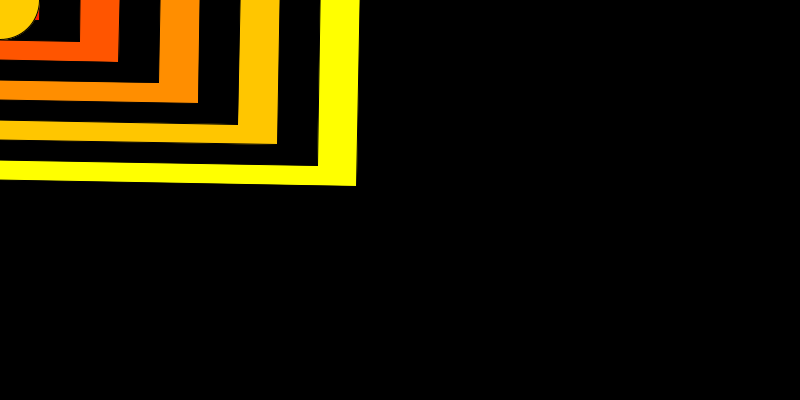
Frame 1 (no input)
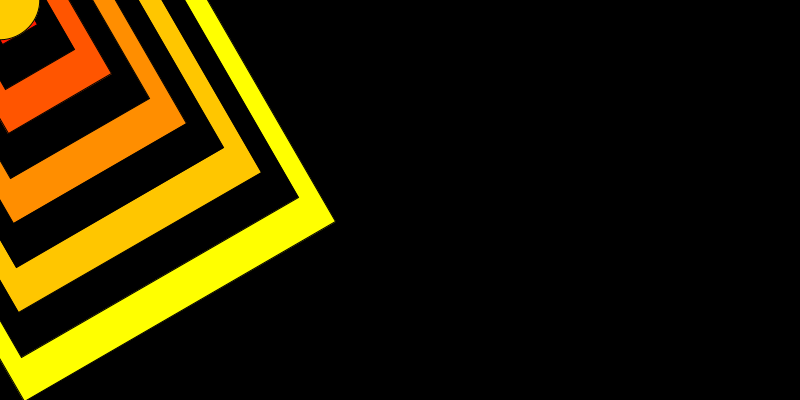
Frame 60 (the mouse pressed at the canvas centre just before this capture)
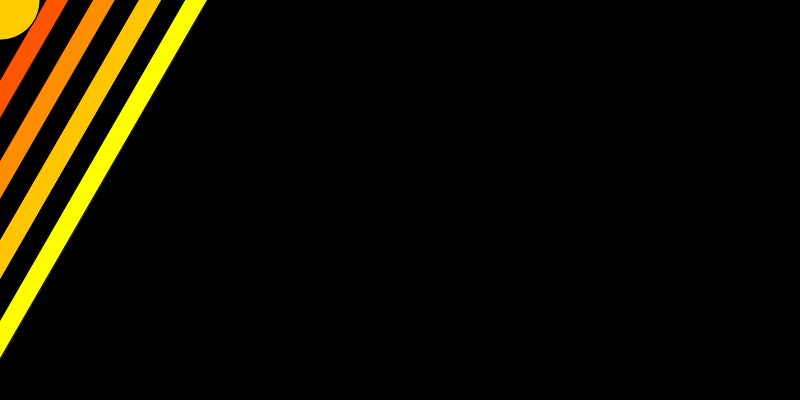
Frame 120 (the mouse held since frame 60 and released just before this capture)

The Processing sketch that drew these frames (run headless with seeded random() and noise(); from frame 60 on, the mouse is pressed at the canvas centre):

// Processing sketch: forAnidado
// ── forAnidado.pde
/*
NOMBRE
 COMISION
 LINK AL VIDEO DE YOUTUBE
 */
int ancho, alto;
int cantidad =  10;

int cantidadXDeModulos;
int cantidadYDeModulos;

int anchoDeModulo;
int altoDeModulo;

void setup() {
  size(800, 400);
  rectMode(CENTER);
  cantidadXDeModulos = 1;
  cantidadYDeModulos = 1;



  anchoDeModulo = width/cantidadXDeModulos;
  altoDeModulo = height/cantidadYDeModulos;


  alto = altoDeModulo/cantidad;
  ancho = anchoDeModulo/cantidad;
}

void draw() {
  background(0);


  for (int i = 0; i < cantidadXDeModulos; i++) {
    for (int j = 0; j < cantidadYDeModulos; j++) {
      dibujarModulo(i, j);
    }
  }
}


void modulo(int x, int pX, int pY) {
  color colorA = color(255, 0, 0);
  color colorB = color(255, 255, 0);
  push();
  if (x % 2 == 0) {
    fill(0);
  } else {
    fill(lerpColor(colorA, colorB, map(x,0,9,0,1)));
  }
  translate(pX * anchoDeModulo, pY * altoDeModulo);
  rotate(radians(frameCount));

  rect(0, 0, ancho * x, alto * x);


  /*LERP
   NUMEROS, NUMEROS, NUMERO, 0.0,1
   X, Y, Z
   */

  //println(lerpColor(colorA, colorB, .3));
  fill(lerpColor(colorA, colorB, .8));
  circle(0, 0, ancho );
  pop();
}


void dibujarModulo(int parametroX, int parametroY) {

  for (int i = cantidad; i > 0; i--) {
    modulo(i, parametroX, parametroY);
  }
}

void mouseMoved() {
  cantidadYDeModulos  = int(map(mouseY, 0, height, 1, 20));

  cantidadXDeModulos  = int(map(mouseX, 0, width, 1, 20));




  anchoDeModulo = width/cantidadXDeModulos;
  altoDeModulo = height/cantidadYDeModulos;




  alto = altoDeModulo/cantidad;
  ancho = anchoDeModulo/cantidad;
}
